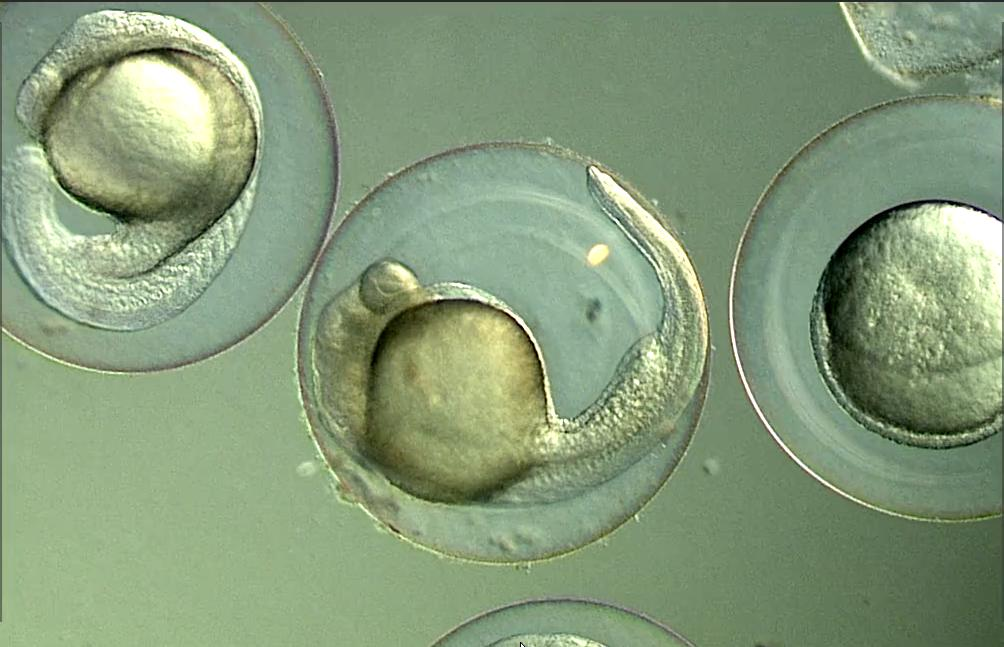
#> input picture images/junkfinder_25x_dic_frame1.jpg, 1004 x 647 px
$ python fishTracker.py   (Python 2 division)
#> lines starting #> are read from the running program, lines starting #| are printed output that depends on the picture; after the words box and inside, x2 and y2 are one past the last pixel; in counts of white or black regions, pixels touching at a corner belong together
# -*- coding: utf-8 -*-
"""
Python code to detect fish eggs with OpenCV circular Hough transform function.
V1.0 Nov 4th, 2016
@Author: Bing Dai (bdai6@wisc.edu)
"""

import cv2
import argparse
import numpy as np
import timeit

"""
# construct the argument parser and parse the arguments
ap = argparse.ArgumentParser()
ap.add_argument("-i", "--image", required = True, help = "Path to the image")
args = vars(ap.parse_args())

# load the image, clone it for output, and then convert it to grayscale
img = cv2.imread(args["image"])
output = img.copy()
#gray = cv2.cvtColor(img, cv2.COLOR_BGR2GRAY)
"""

start = timeit.timeit()  # start timing

# import image
img = cv2.imread('../images/junkfinder_25x_dic_frame1.jpg')  # 3 eggs
#> img is the input picture: shape (647, 1004, 3); mean B, G, R 121.8, 154.5, 133.4
# [6 lines of commented-out code are left out]
gray = cv2.cvtColor(img, cv2.COLOR_BGR2GRAY)  # convert to grayscale
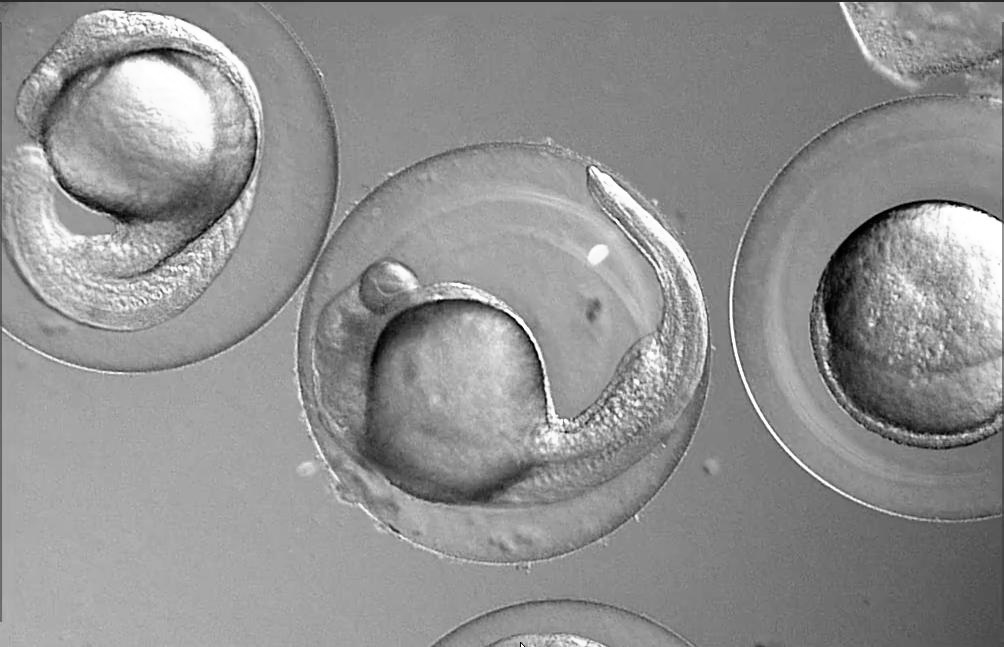
#> gray: shape (647, 1004); min 0, max 255, mean 144.4
#img = cv2.medianBlur(img,5)
#cv2.imshow('original image',img)

#Shrink image size to accelarate computation. Only works for grayscale image.
# Calculate the ratio of the new image to the original image
# make sure the aspect ratio doesn't change
resizeRatio = 200.0 / img.shape[1]  # scale image width to 200 pixels
#> resizeRatio = 0.199
dim = (200, int(img.shape[0] * resizeRatio))
#> dim = (200, 128)
# perform the actual resizing of the image
resized = cv2.resize(gray, dim, interpolation = cv2.INTER_AREA)
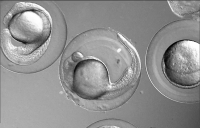
#> resized: shape (128, 200); min 3, max 255, mean 144.4
#cv2.imshow("resized", resized)
#retval,BW = cv2.threshold(resized,127,255,cv2.THRESH_BINARY)
#cv2.imshow("binary",BW)

# Detect circles (fish eggs) in the image
def checkforBubbles(imageIn, circlesIn, threshold):
    "Eliminate false positives (air bubbles, debris, etc) from results. Basic idea is to get a binary mask around edge of circles and check if the inner boundary is dark - if dark then bubbles."
    # initialize
    circlesFiltered = np.uint16(np.zeros(circlesIn.shape))
    eggNum = 0

    for circle in circlesIn[0,:]:
        mask = np.zeros(imageIn.shape,dtype="uint8")
        # set all pixels inside the Hough circle to 1, otherwise 0
        cv2.circle(mask,(circle[0],circle[1]),circle[2],white,-1)
        #retval,mask = cv2.threshold(tmp,10,255,cv2.THRESH_BINARY)
        se = cv2.getStructuringElement(cv2.MORPH_ELLIPSE,(5,5))  # circular structure element with radius 2
        eroded = cv2.erode(mask,se,iterations = 1)   # apply erosion on the BW and generate a tmp image
     #   cv2.imshow('eroded',eroded)
        # generate a ring-shaped mask
        mask = cv2.bitwise_xor(mask,eroded) # only edge pixels of the circle remain unchnaged.
        #print "mask weight:",np.sum(mask), "mask maximum:",np.max(mask)
    #    cv2.imshow('mask', mask)
        # Apply the mask to input Image to keep only the pixels on the Hough circle boundary unchanged
        #ring = cv2.bitwise_and(imageIn,mask)
        ring = cv2.bitwise_and(imageIn, imageIn, mask=mask)
    #    cv2.imshow('result',test)
        # calculate the mean value of imageTmp
        averagePixelWeight = np.sum(ring)/np.sum(mask/255) # set mask max pixel value to 1
        print "Average pixel weight:",averagePixelWeight
        # features on the inner boundary are not black then keep the data point
        if averagePixelWeight > threshold:
            circlesFiltered[0,eggNum,] = circle
            eggNum +=1
            print "Circle #", eggNum, "is a fish egg."
        else:
            print "Circle #", eggNum, "is an air bubble."
    print "Found",eggNum, "fish eggs."

    # remove all rows with zero values
    # np.all() in this case reduces the 3D array (1,n,3) to (n,3)
    # Use np.array() to change it back to (1,n,3) shape but caused error in line (x,y,r) = ...
    #circlesFiltered = np.array(circlesFiltered[~np.all(circlesFiltered==0, axis=2)],dtype="uint16")  # disabled until figure out the issue...
    fishEggs = circlesFiltered[~np.all(circlesFiltered==0, axis=2)]
    return fishEggs;

"""
cv2.HoughCircles(image, method, dp, minDist)

image: 8-bit, single channel image. If working with a color image, convert to grayscale first.
method: Defines the method to detect circles in images. Currently, the only implemented method is cv2.HOUGH_GRADIENT, which corresponds to the Yuen et al. paper.
dp: This parameter is the inverse ratio of the accumulator resolution to the image resolution (see Yuen et al. for more details). Essentially, the larger the dp gets, the smaller the accumulator array gets.
minDist: Minimum distance between the center (x, y) coordinates of detected circles. If the minDist is too small, multiple circles in the same neighborhood as the original may be (falsely) detected. If the minDist is too large, then some circles may not be detected at all.
param1: Gradient value used to handle edge detection in the Yuen et al. method.
param2: Accumulator threshold value for the cv2.HOUGH_GRADIENT method. The smaller the threshold is, the more circles will be detected (including false circles). The larger the threshold is, the more circles will potentially be returned.
minRadius: Minimum size of the radius (in pixels).
maxRadius: Maximum size of the radius (in pixels).
"""
#circles = cv2.HoughCircles(resized,cv2.HOUGH_GRADIENT,1,50,
#                            param1=50,param2=30,minRadius=10,maxRadius=30)
# circles is a 3D numpy array whose shpae is (1, n, 3)
# i.e., (datatype, number of circles detected, x/y/radius of the circle)
circles = cv2.HoughCircles(resized,cv2.HOUGH_GRADIENT,1,50, param1=50,param2=30,minRadius=35,maxRadius=50)
#> circles = [[100.5, 70.5, 40.5], [185.5, 59.5, 39.4], [21.5, 30.5, 43.6]]
# BGR colors
white = (255,255,255)
red = (0,0,255)

# Eliminate air bubbles from list of circles
# First ensure at least some circles were found
if circles is not None:
    # convert the (x, y) coordinates and radius of the circles to integers
    circles = np.uint16(np.around(circles))  # (column #, row #, radius)
#> circles = [[100, 70, 40], [186, 60, 39], [22, 30, 44]]
    threshold = 70
    # eliminate air bubbles from the results
    fishEggs = checkforBubbles(resized, circles, threshold)
#> the loop in checkforBubbles, `for circle in circlesIn[0,:]:` made 3 passes
#> (circle, averagePixelWeight) on passes 1 to 3: ([100, 70, 40], 150), ([186, 60, 39], 133), ([22, 30, 44], 137)
#| Average pixel weight: 150
#| Circle # 1 is a fish egg.
#| Average pixel weight: 133
#| Circle # 2 is a fish egg.
#| Average pixel weight: 137
#| Circle # 3 is a fish egg.
#> pass 1, in checkforBubbles, `eroded = cv2.erode(mask,se,iterations = 1)`:
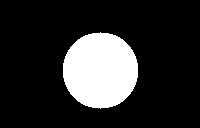
#> eroded: shape (128, 200); 17.7% white; 1 white region, box (x1, y1, x2, y2) and area: (63, 32, 138, 109) 4519
#> pass 1, in checkforBubbles, `mask = cv2.bitwise_xor(mask,eroded)`:
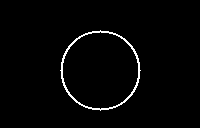
#> mask: shape (128, 200); 2% white in thin lines or dots, all inside (x1, y1, x2, y2) = (60, 30, 141, 111)
#> pass 2, in checkforBubbles, `eroded = cv2.erode(mask,se,iterations = 1)`:
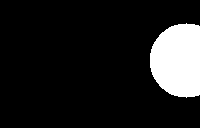
#> eroded: shape (128, 200); 12.2% white; 1 white region, box (x1, y1, x2, y2) and area: (150, 23, 200, 98) 3116
#> after the loop in checkforBubbles, `for circle in circlesIn[0,:]:`:
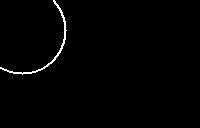
#> mask: shape (128, 200); 1% white in thin lines or dots, all inside (x1, y1, x2, y2) = (0, 0, 67, 75)
#> after the loop in checkforBubbles, `for circle in circlesIn[0,:]:`: eggNum = 3
#| Found 3 fish eggs.
#> in checkforBubbles, `fishEggs = circlesFiltered[~np.all(circlesFiltered==0, axis=2)]`: fishEggs = [[100, 70, 40], [186, 60, 39], [22, 30, 44]]
#> fishEggs = [[100, 70, 40], [186, 60, 39], [22, 30, 44]]
    """
    # initialize
    #circlesFiltered = np.uint16(np.empty(circles.shape))
    circlesFiltered = np.uint16(np.zeros(circles.shape))
    threshold = 70
    eggNum = 0
    for circle in circles[0,:]:
        mask = np.zeros(resized.shape,dtype="uint8")
        cv2.circle(mask,(circle[0],circle[1]),circle[2],white,-1)
        #retval,mask = cv2.threshold(tmp,10,255,cv2.THRESH_BINARY)
        se = cv2.getStructuringElement(cv2.MORPH_ELLIPSE,(5,5))  # circular structure element with radius 2
        eroded = cv2.erode(mask,se,iterations = 1)
     #   cv2.imshow('eroded',eroded)
        mask = cv2.bitwise_xor(mask,eroded) # only edge pixels of the circle remain unchnaged.
        #print "mask weight:",np.sum(mask), "mask maximum:",np.max(mask)
    #    cv2.imshow('mask', mask)
        # keep only the pixels on the Hough circle boundary unchanged
        ring = cv2.bitwise_and(resized,mask)
    #    cv2.imshow('result',test)
    #    cv2.waitKey(0)
        averagePixelWeight = np.sum(ring)/np.sum(mask/255) # set mask max pixel value to 1
        print "Average pixel weight:",averagePixelWeight
        # features on the inner boundary are not black
        if averagePixelWeight > threshold:
            circlesFiltered[0,eggNum,] = circle
            eggNum +=1
            print "Circle #", eggNum, "is a fish egg."
        else:
            print "Circle #", eggNum, "is an air bubble."
    print "Found",eggNum, "fish eggs."

    # remove all rows with zero values
    # np.all() in this case reduces the 3D array (1,n,3) to (n,3)
    # Use np.array() to change it back to (1,n,3) shape but caused error in line (x,y,r) = ...
    #circlesFiltered = np.array(circlesFiltered[~np.all(circlesFiltered==0, axis=2)],dtype="uint16")  # disabled until figure out the issue...
    fishEggs = circlesFiltered[~np.all(circlesFiltered==0, axis=2)]
    """
    # ensure at least some fish eggs were found
    if fishEggs.shape[0] > 0:
        for fishEgg in fishEggs:
            # convert center and radius back to original image scale
            (x,y,r) = np.uint16(np.around(np.dot(fishEgg, 1/resizeRatio)))  # column #, row #, radius
            # draw the outer circle on original image
            print 'Center:',x,y,'Radius:',r
            cv2.circle(img,(x,y),r,red,4)
            # draw the center of the circle
            cv2.circle(img,(x,y),2,red,5)
#> this loop made 3 passes
#> (fishEgg, x, y, r) on passes 1 to 3: ([100, 70, 40], 502, 351, 201), ([186, 60, 39], 934, 301, 196), ([22, 30, 44], 110, 151, 221)
#| Center: 502 351 Radius: 201
#| Center: 934 301 Radius: 196
#| Center: 110 151 Radius: 221
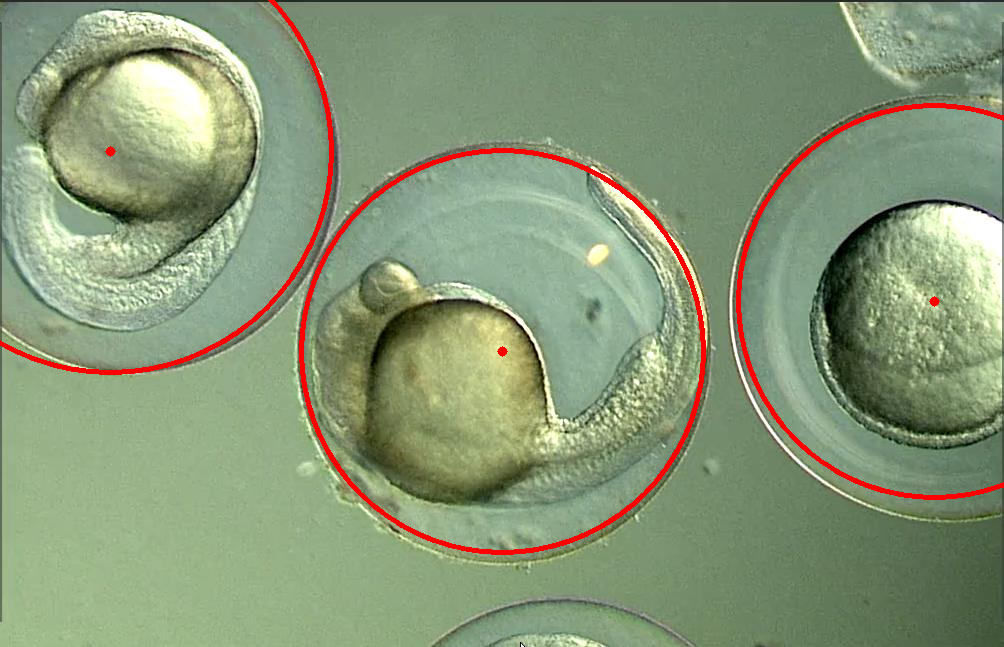
#> img: shape (647, 1004, 3); 2.06% of pixels changed, all inside (x1, y1, x2, y2) = (0, 0, 1004, 555)

        cv2.imshow('detected fish eggs',img)
        #cv2.imshow('Marks on BW image',BW)
        #cv2.imshow('detected fish eggs',np.hstack([img, output]))
        cv2.waitKey(0)
        cv2.destroyAllWindows()

else:
    print 'No eggs found!'

end = timeit.timeit()
print 'Time (seconds) to process one image:', end-start

$ run again, with images/Kip2201.jpg copied over images/junkfinder_25x_dic_frame1.jpg
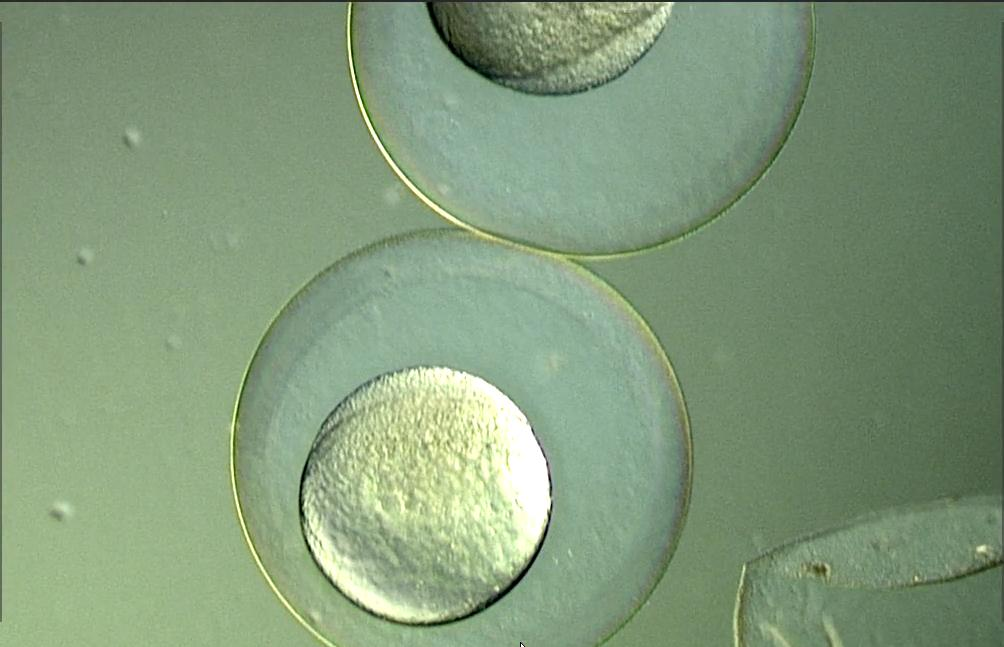
#> input picture images/Kip2201.jpg, 1004 x 647 px
#> img is the input picture: shape (647, 1004, 3); mean B, G, R 122.3, 153.6, 130
#> `circles = cv2.HoughCircles(resized,cv2.HOUGH_GRADIENT,1,50, param1=50,..`: circles = [[92.5, 90.5, 45], [116.5, 3.5, 47.2]]
#> `circles = np.uint16(np.around(circles))`: circles = [[92, 90, 45], [116, 4, 47]]
#> the loop in checkforBubbles, `for circle in circlesIn[0,:]:` made 2 passes
#> (circle, averagePixelWeight, eggNum) on passes 1 to 2: ([92, 90, 45], 138, 1), ([116, 4, 47], 127, 2)
#> (printed output is left out)
#> after the loop in checkforBubbles, `for circle in circlesIn[0,:]:`:
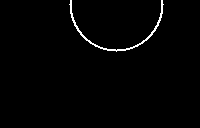
#> mask: shape (128, 200); 1.2% white in thin lines or dots, all inside (x1, y1, x2, y2) = (69, 0, 164, 52)
#> after the loop in checkforBubbles, `for circle in circlesIn[0,:]:`: eggNum = 2
#| Found 2 fish eggs.
#> in checkforBubbles, `fishEggs = circlesFiltered[~np.all(circlesFiltered==0, axis=2)]`: fishEggs = [[92, 90, 45], [116, 4, 47]]
#> the loop `for fishEgg in fishEggs:` made 2 passes
#> (fishEgg, x, y, r) on passes 1 to 2: ([92, 90, 45], 462, 452, 226), ([116, 4, 47], 582, 20, 236)
#> (printed output is left out)
#> after the loop `for fishEgg in fishEggs:`:
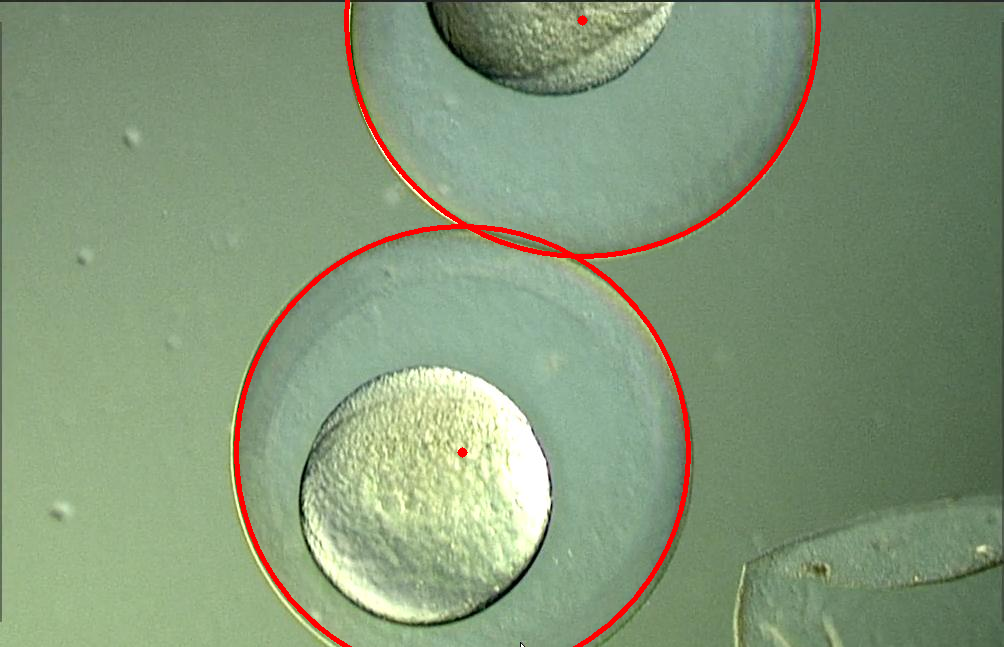
#> img: shape (647, 1004, 3); 1.51% of pixels changed, all inside (x1, y1, x2, y2) = (234, 0, 821, 647)

$ run again, with images/Kip1401.jpg copied over images/junkfinder_25x_dic_frame1.jpg
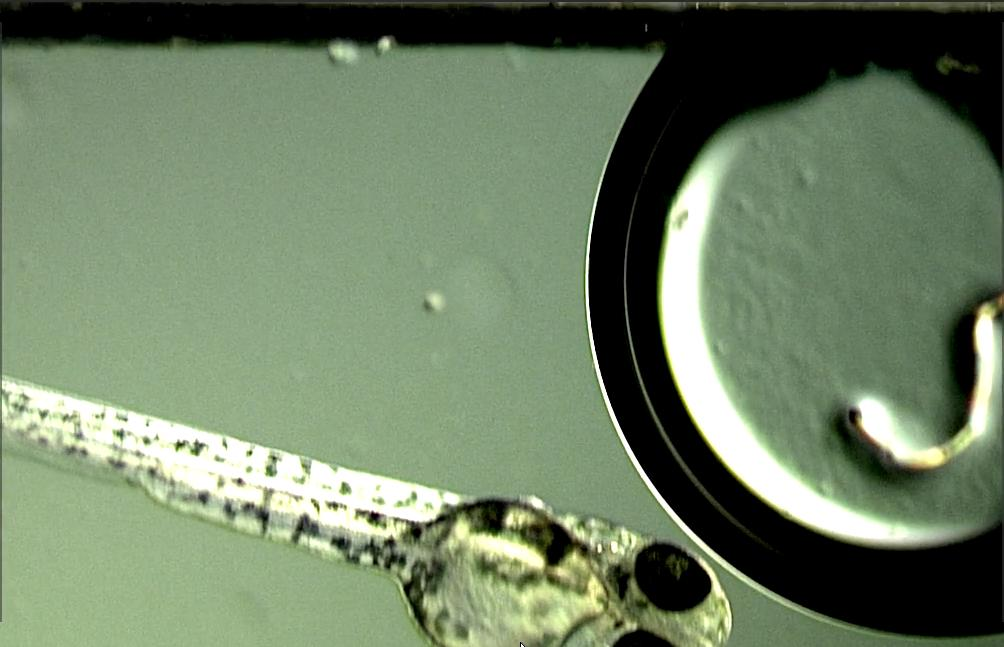
#> input picture images/Kip1401.jpg, 1004 x 647 px
#> img is the input picture: shape (647, 1004, 3); mean B, G, R 101.2, 128.1, 111.1
#> `circles = cv2.HoughCircles(resized,cv2.HOUGH_GRADIENT,1,50, param1=50,..`: circles = [[180.5, 58.5, 49.4]]
#> `circles = np.uint16(np.around(circles))`: circles = [[180, 58, 49]]
#> the loop in checkforBubbles, `for circle in circlesIn[0,:]:` made 1 pass
#> (circle, averagePixelWeight, eggNum) on pass 1: ([180, 58, 49], 155, 1)
#> (printed output is left out)
#> pass 1, in checkforBubbles, `eroded = cv2.erode(mask,se,iterations = 1)`:
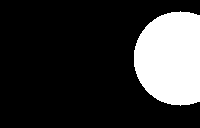
#> eroded: shape (128, 200); 20.4% white; 1 white region, box (x1, y1, x2, y2) and area: (134, 11, 200, 106) 5228
#> after the loop in checkforBubbles, `for circle in circlesIn[0,:]:`: eggNum = 1
#| Found 1 fish eggs.
#> in checkforBubbles, `fishEggs = circlesFiltered[~np.all(circlesFiltered==0, axis=2)]`: fishEggs = [[180, 58, 49]]
#> the loop `for fishEgg in fishEggs:` made 1 pass
#> (fishEgg, x, y, r) on pass 1: ([180, 58, 49], 904, 291, 246)
#> (printed output is left out)
#> after the loop `for fishEgg in fishEggs:`:
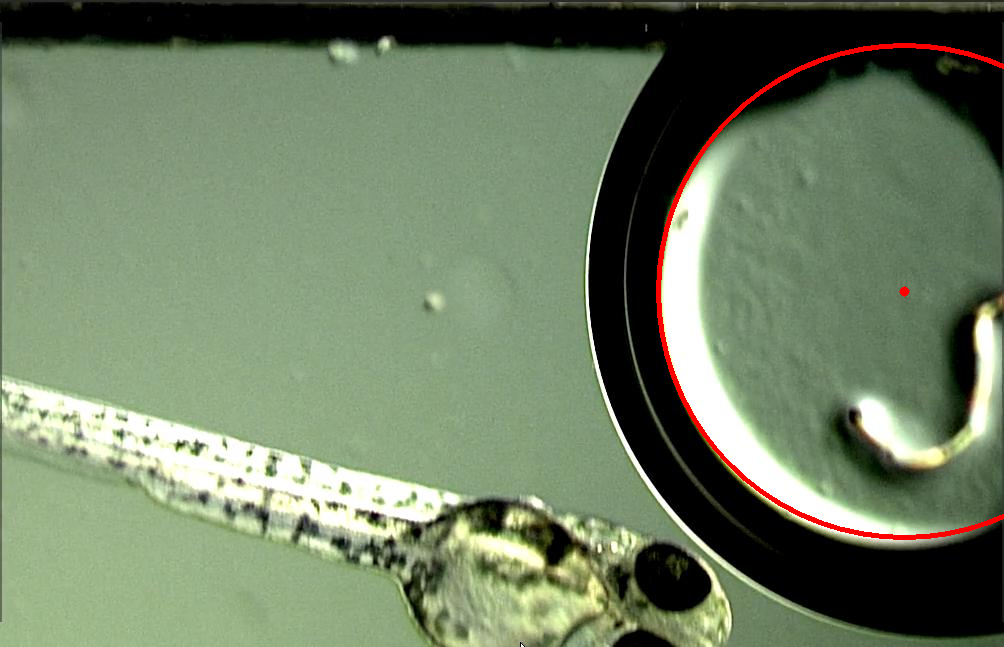
#> img: shape (647, 1004, 3); 0.75% of pixels changed, all inside (x1, y1, x2, y2) = (656, 43, 1004, 540)
